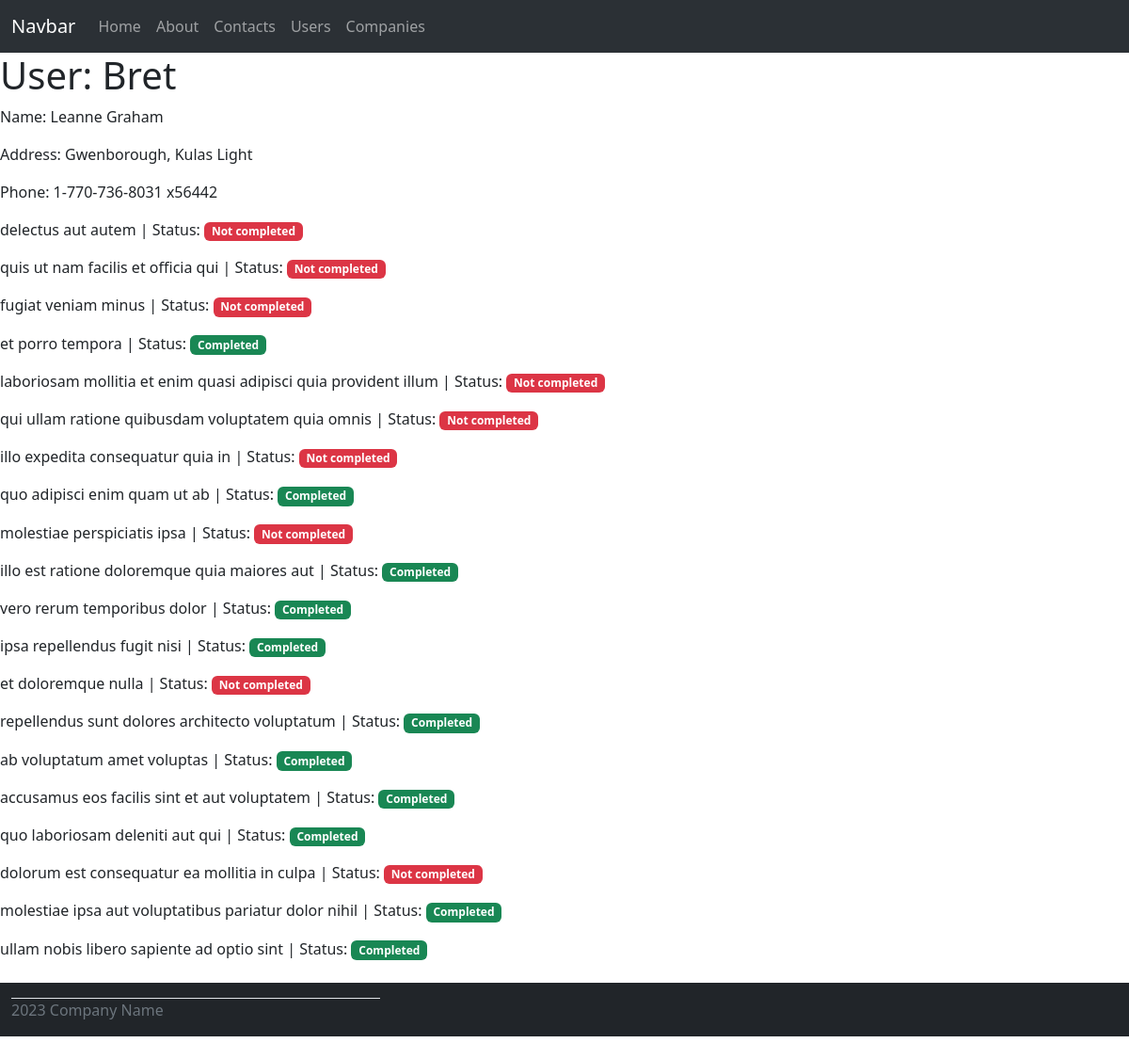
Before: /users/1 with the older database file.
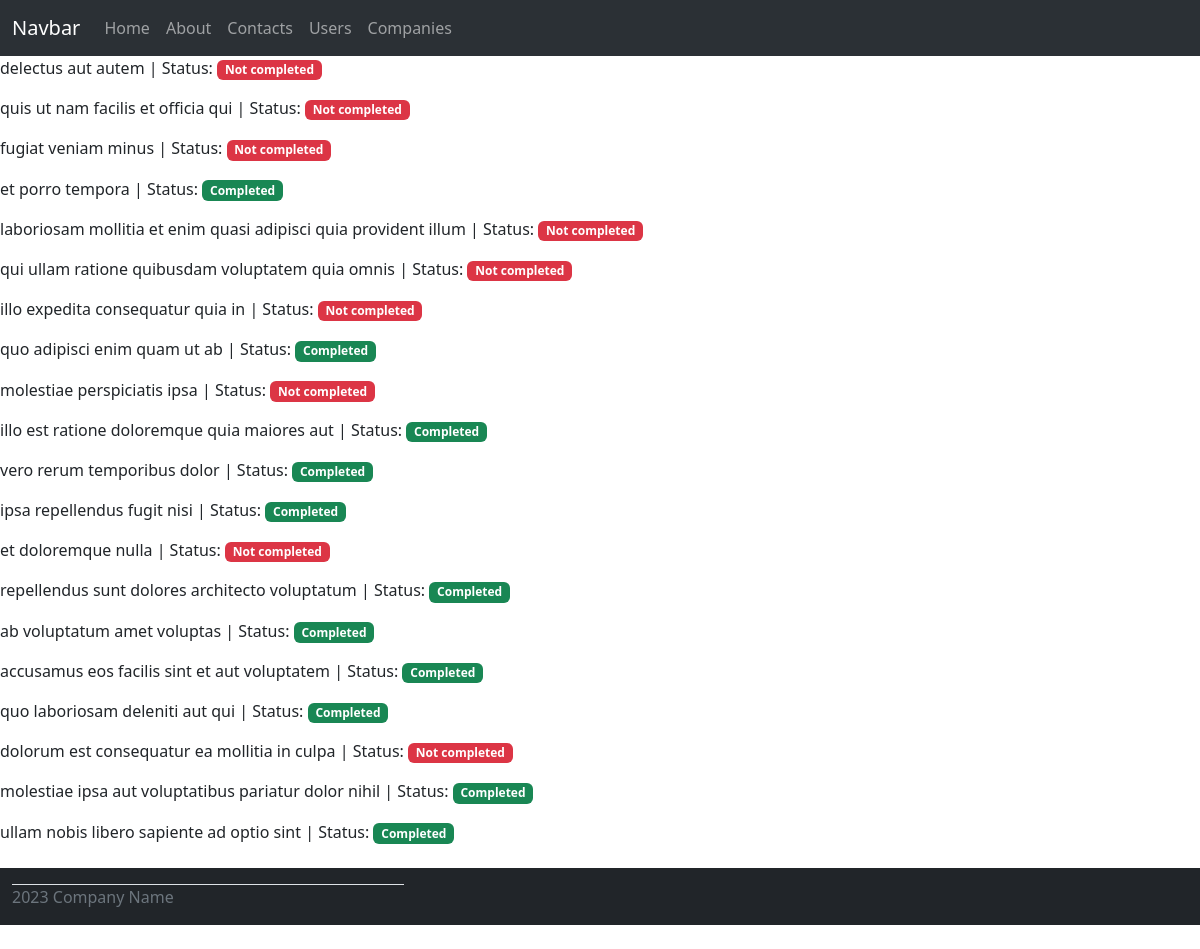
After: the same page with the newer database file.
### models.py (models this page shows)
class User(db.Model):
    id = db.Column(db.Integer, primary_key=True)
    name = db.Column(db.String(80), index=True)
    username = db.Column(db.String(80), index=True, unique=True)
    email = db.Column(db.String(255), index=True, unique=True)
    street = db.Column(db.String(255))
    city = db.Column(db.String(255), index=True)
    phone = db.Column(db.String(255))
    company_id = db.Column(db.Integer, db.ForeignKey('company.id'))

### routes.py (the view)
@app.route('/users/<id>')
def user(id):
    instance = User.query.get(id)
    user_todos = ToDo.query.filter_by(user_id=id)
    return render_template('user_page.html', title="О пользователе",
                           user=instance, todos=user_todos)

### templates/user_page.html
{% extends 'base.html' %}
{% block content %}
    {% if user %}
        <h1>User: {{ user.username }}</h1>
        <p>Name: {{ user.name }}</p>
        <p>Address: {{ user.city }}, {{ user.street }}</p>
        <p>Phone: {{ user.phone }}</p>
    {% endif %}
    {% for todo in todos %}
    	<p>{{ todo.title }} | Status:
            {% if todo.completed %}
                <span class="badge bg-success">Completed</span>
            {% else %}
                <span class="badge bg-danger">Not completed</span>
            {% endif %}
        </p>
    {% endfor %}
{% endblock %}

Changed rows visible on the page:
removed User: username "Bret", name "Leanne Graham", city "Gwenborough", street "Kulas Light", phone "1-770-736-8031 x56442"
Other visible differences:
text no longer shown: "User: Name: Address: , Phone:"
